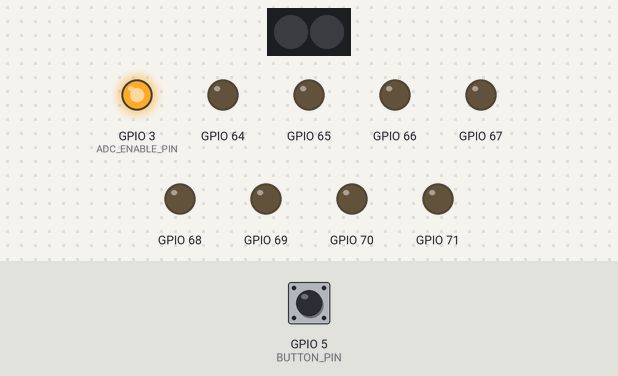
Simulated run of this program. Board: ESP32-C3. On the bench: 2 RGB LEDs in strip order, left to right, output pins drawn as LEDs (lit = HIGH). The inputs (shaded band) are chosen by the test bench; at power-on: GPIO 5 (BUTTON_PIN) LOW (analog values on the 0–4095 scale). Dim RGB values are drawn brighter than linear. At 1.9 s the program puts the board to deep sleep or switches it off; the recording ends there.

Above: at 0.1 s.
At 1.35 s:
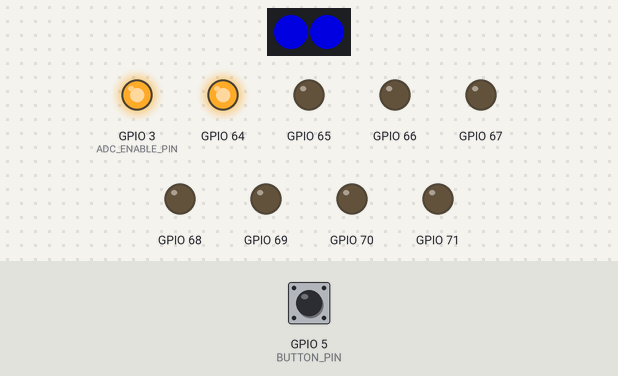
1.4 s: GPIO 5 (BUTTON_PIN) pulled HIGH for 0.15 s
At 1.65 s:
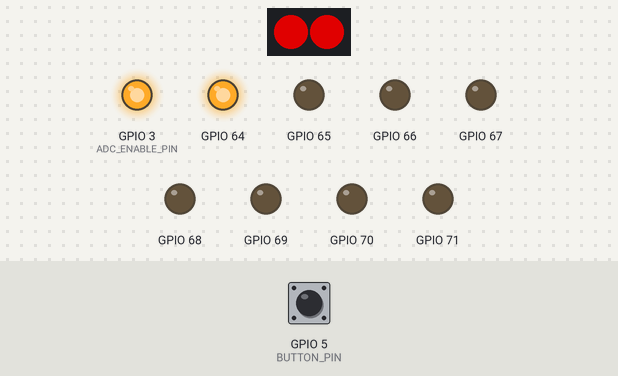
Timing chart, 0 to 1.9 s (numbered marks = the images above; inputs shaded):
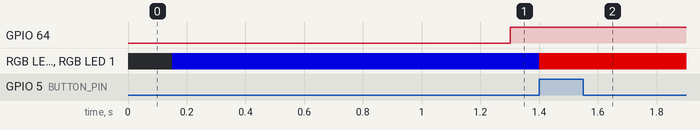

Measured:
- after the input at 1.4 s, RGB LED 0, RGB LED 1: RGB(0, 0, 160) → RGB(160, 0, 0) at once

The program:

main.cpp
```cpp
#include <Arduino.h>
#include <WiFi.h>
#include <FastLED.h>
#include <Wire.h>
#include <Adafruit_MCP23X08.h>
#include "config.h"

#define NUM_LEDS        2
CRGB leds[NUM_LEDS];

Adafruit_MCP23X08 mcp;

void setup(){
  pinMode(BUTTON_PIN, INPUT);
  pinMode(ADC_ENABLE_PIN, OUTPUT);
  pinMode(ADC_PIN, INPUT);
  analogReadResolution(12);
  digitalWrite(ADC_ENABLE_PIN, HIGH);

  btStop();
  WiFi.mode(WIFI_OFF);

  FastLED.addLeds<APA102, APA102_SDI_PIN, APA102_CLK_PIN, BGR>(leds, NUM_LEDS).setCorrection(TypicalLEDStrip);
  FastLED.setBrightness(160);
  delay(50);

  leds[0] = CRGB::Blue;
  leds[1] = CRGB::Blue;
  FastLED.show();

  Wire.begin(SDA_PIN, SCL_PIN);
  delay(100);

  if(!mcp.begin_I2C()){
    printf("Error.\r\n");
    leds[0] = CRGB::Red;
    leds[1] = CRGB::Red;
    FastLED.show();
    delay(3000);
    esp_deep_sleep_start();
  }

  for(int i=0; i<8; i++) mcp.pinMode(i, OUTPUT);
}

unsigned long t_expander = millis() + 300;

int counter = 0;
bool dir = true;

void loop() {
  if(digitalRead(BUTTON_PIN) == 1){
    leds[0] = CRGB::Red;
    leds[1] = CRGB::Red;
    FastLED.show();
    delay(500);
    esp_deep_sleep_start();
  }

  if(millis() >= t_expander + 1000){
    t_expander = millis();
    if(dir) mcp.digitalWrite(counter, 1);
    else mcp.digitalWrite(counter, 0);

    counter++;
    if(counter == 8){
      counter = 0;
      dir = !dir;
    }
  }
}
```

config.h
```cpp
// Picoclick C3 hardware definitions
#define ADC_ENABLE_PIN  3
#define APA102_SDI_PIN  7
#define APA102_CLK_PIN  6
#define ADC_PIN         4
#define BUTTON_PIN      5

#define FPC_IO_1        2
#define FPC_IO_2        8
#define FPC_IO_BTN      BUTTON_PIN

#define SDA_PIN         FPC_IO_1
#define SCL_PIN         FPC_IO_2
```
